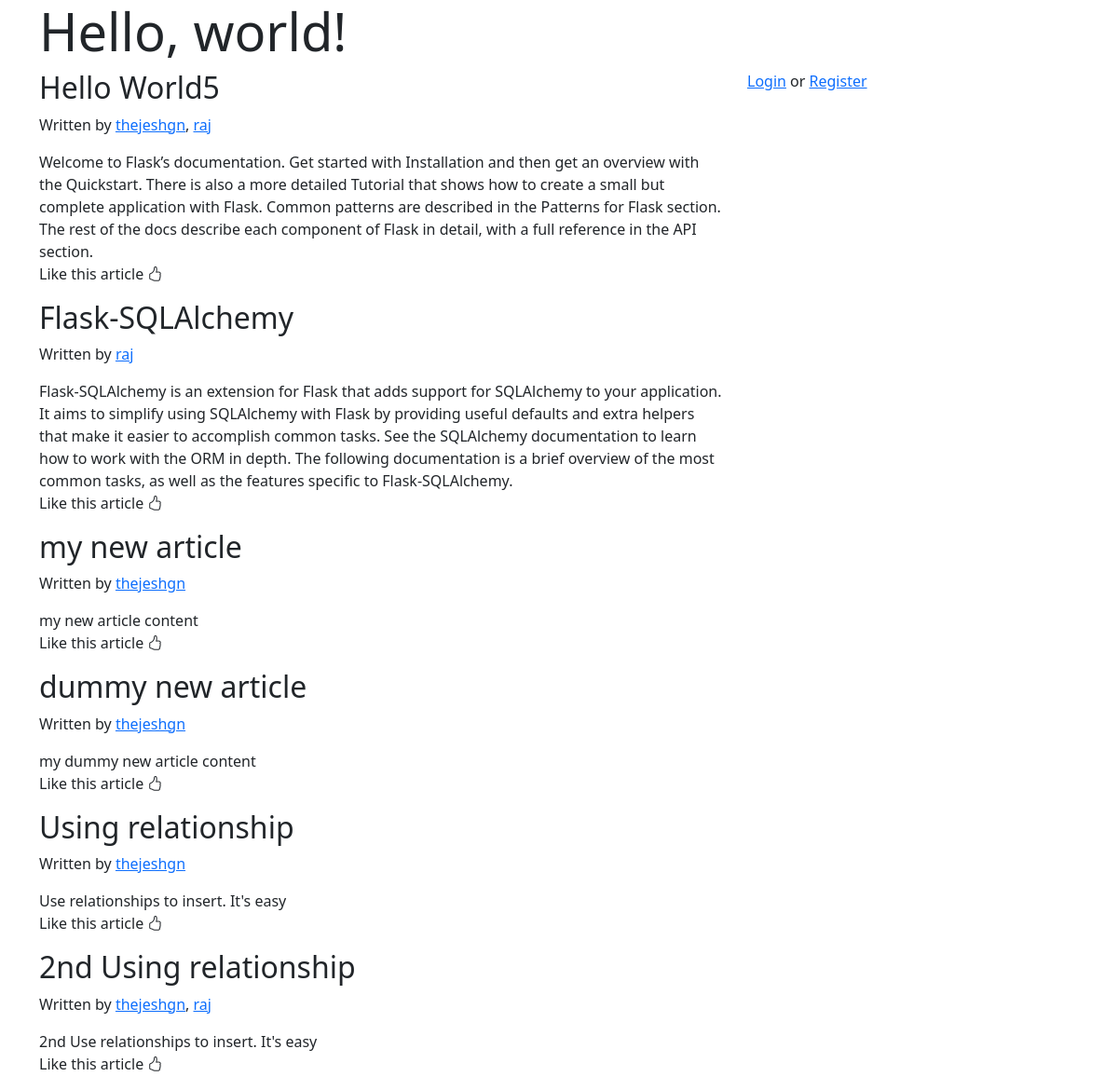
The page / on the database its author committed.
### experiment-flask-security/application/models.py (models this page shows)
class Article(db.Model, RoleMixin):
    __tablename__ = 'article'
    article_id = db.Column(db.Integer, primary_key=True, autoincrement=True)
    title = db.Column(db.String)
    content = db.Column(db.String)
    authors = db.relationship("User", secondary="article_authors")

class User(db.Model, UserMixin):
    __tablename__ = 'user'
    id = db.Column(db.Integer, autoincrement=True, primary_key=True)
    username = db.Column(db.String)
    email = db.Column(db.String, unique=True)
    password = db.Column(db.String(255))
    active = db.Column(db.Boolean())
    roles = db.relationship('Role', secondary='roles_users', backref=db.backref('users',lazy='dynamic'))

### experiment-flask-security/application/controllers.py (the view)
@app.route("/", methods=["GET", "POST"])
def articles():
    app.logger.info("Inside get all articles using info")
    articles = Article.query.all()
    app.logger.debug("Inside get all articles using debug")
    return render_template("articles.html", articles=articles)

### experiment-flask-security/templates/articles.html (shortened to what this page needs)
<!DOCTYPE html>
<html>
    <head>
        <link href="https://cdn.jsdelivr.net/npm/bootstrap@5.2.2/dist/css/bootstrap.min.css" rel="stylesheet">
        <link rel="stylesheet" href="https://cdn.jsdelivr.net/npm/bootstrap-icons@1.9.1/font/bootstrap-icons.css">
    </head>
    <body>
        <div class="container">
            <div class="jumbotron">
                <h1 class="display-4">Hello, world!</h1>
            </div>
            <div class="row">
                <div class="col-md-8">
                    {% for article in articles %}
                                <div>
                                    <h2>{{article["title"]}}</h2>
                                    <p>Written by
                                        {% for author in article["authors"] %}
                                            <a href='/articles_by/{{author["username"]}}'>{{author["username"]}}</a>{% if not loop.last %},{% endif %}
                                        {% endfor %}
                                    </p>
                                    <div>
                                        {{ article["content"] }}
                                    </div>
                                    <p>Like this article <i data-artilce_id="{{ article['articel_id'] }}" class="bi bi-hand-thumbs-up like-icon"></i></p>
                                </div>
                    {% endfor %}
                </div>
                <div class ="col-md-4">
                    {% include 'sidebar.html' %}
                </div>
            </div>
        </div>
    </body>
</html>

### experiment-flask-security/templates/sidebar.html
{% if current_user.is_authenticated %}
	Hi {{current_user.email}}, Welcome
	<br> Your role:
	{% for role in current_user.roles %}
		{{role.name}}
	{% endfor %}
	<br>
	<a href='/logout'>Logout</a>
{% else %}
	<a href='/login'>Login</a> or <a href='/register'>Register</a>
{% endif %}

### rows shown on the page
Article: title "Hello World5", content "Welcome to Flask’s documentation. Get started with Installation and then get an overview with the Quickstart. There is also a more detailed Tutorial that shows how to create a small but complete application with Flask. Common patterns are described in the Patterns for Flask section. The rest of the docs describe each component of Flask in detail, with a full reference in the API section."
User: username "thejeshgn"
User: username "raj"
Article: title "Flask-SQLAlchemy", content "Flask-SQLAlchemy is an extension for Flask that adds support for SQLAlchemy to your application. It aims to simplify using SQLAlchemy with Flask by providing useful defaults and extra helpers that make it easier to accomplish common tasks. See the SQLAlchemy documentation to learn how to work with the ORM in depth. The following documentation is a brief overview of the most common tasks, as well as the features specific to Flask-SQLAlchemy."
Article: title "my new article", content "my new article content"
Article: title "dummy new article", content "my dummy new article content"
Article: title "Using relationship", content "Use relationships to insert. It's easy"
Article: title "2nd Using relationship", content "2nd Use relationships to insert. It's easy"
